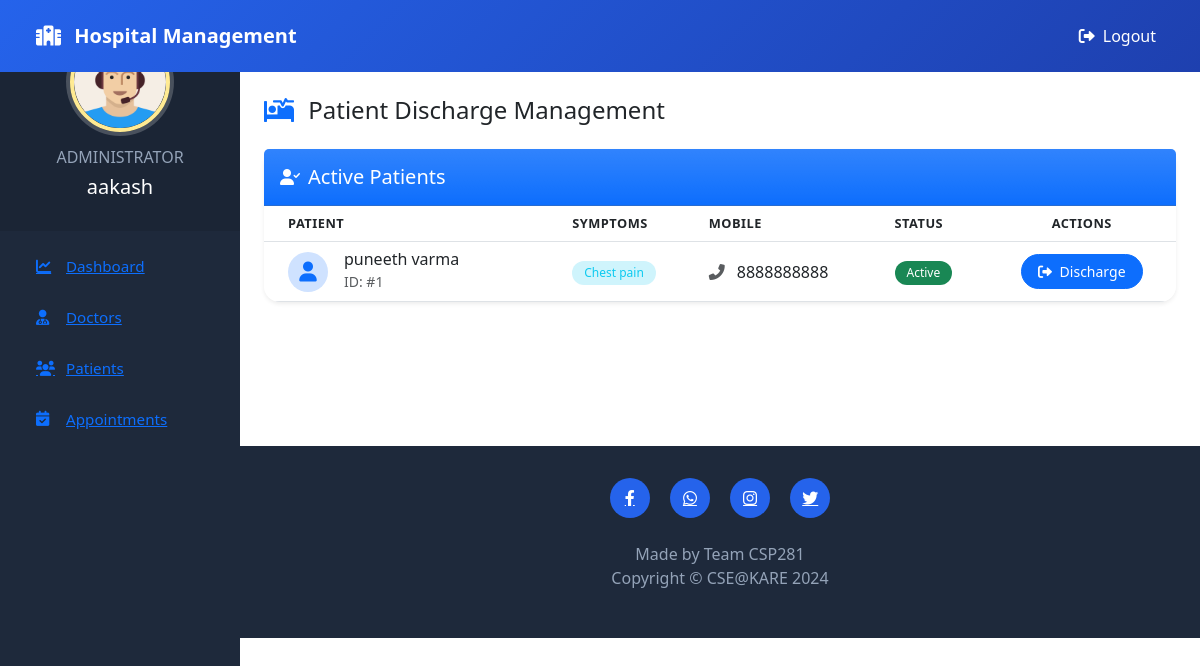
Page /admin-discharge-patient (signed in) on the earlier database version.
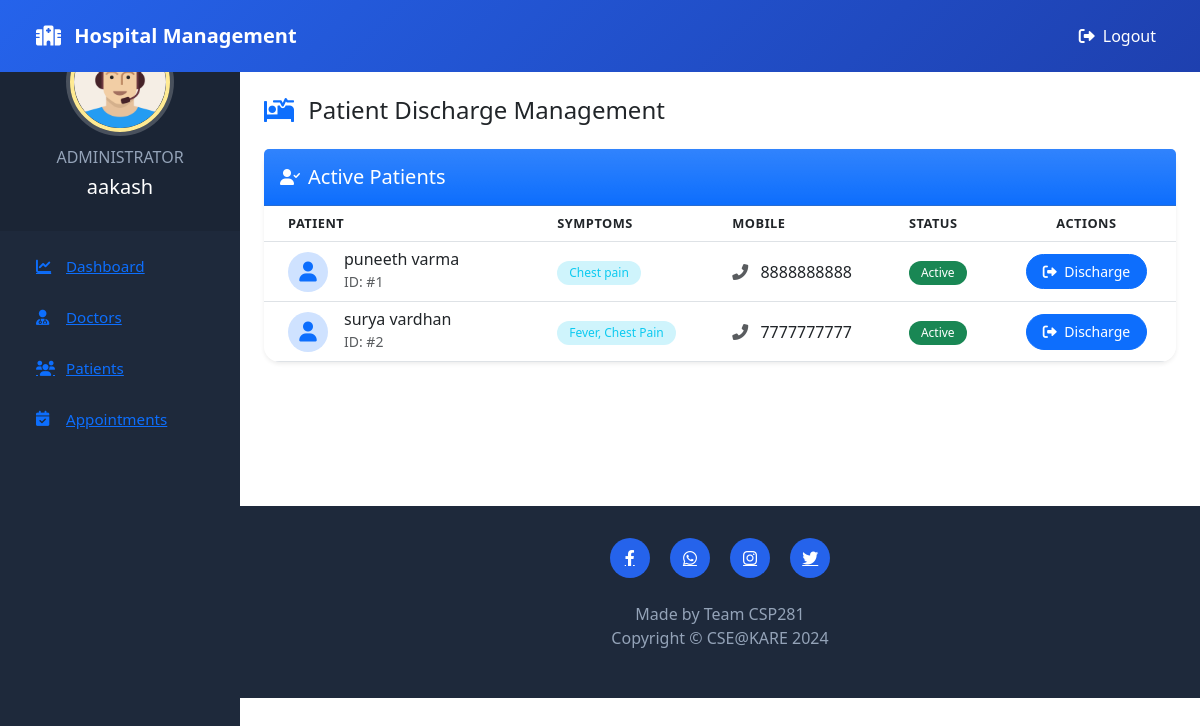
Same page on the later database version.
### hospital/models.py (models this page shows, shortened)
class Patient(models.Model):
    user=models.OneToOneField(User,on_delete=models.CASCADE)
    profile_pic= models.ImageField(upload_to='profile_pic/PatientProfilePic/',null=True,blank=True)
    address = models.CharField(max_length=40)
    mobile = models.CharField(max_length=20,null=False)
    symptoms = models.CharField(max_length=100,null=False)
    assignedDoctorId = models.PositiveIntegerField(null=True)
    admitDate=models.DateField(auto_now=True)
    status=models.BooleanField(default=False)
    @property
    def get_name(self):
        return self.user.first_name+" "+self.user.last_name

### hospital/views.py (the view)
# urls.py: path('admin-discharge-patient', views.admin_discharge_patient_view,name='admin-discharge-patient'),
@login_required(login_url='adminlogin')
@user_passes_test(is_admin)
def admin_discharge_patient_view(request):
    patients=models.Patient.objects.all().filter(status=True)
    return render(request,'hospital/admin_discharge_patient.html',{'patients':patients})

### hospital/views.py (called while the page is built)
def is_admin(user):
    return user.groups.filter(name='ADMIN').exists()

### templates/hospital/admin_discharge_patient.html (shortened to what this page needs)
{% extends 'hospital/admin_base.html' %}
{% block content %}
<div class="container py-4">
    <div class="d-flex justify-content-between align-items-center mb-4">
        <h4 class="mb-0">
            <i class="fas fa-procedures text-primary me-2"></i>
            Patient Discharge Management
        </h4>
    </div>
    <div class="card border-0 shadow-sm">
        <div class="card-header bg-primary bg-gradient text-white py-3">
            <div class="d-flex align-items-center">
                <i class="fas fa-user-check me-2"></i>
                <h5 class="card-title mb-0">Active Patients</h5>
            </div>
        </div>
        <div class="card-body p-0">
            <div class="table-responsive">
                <table class="table table-hover align-middle mb-0">
                    <thead class="bg-light">
                        <tr>
                            <th class="px-4">Patient</th>
                            <th>Symptoms</th>
                            <th>Mobile</th>
                            <th>Status</th>
                            <th class="text-center">Actions</th>
                        </tr>
                    </thead>
                    <tbody>
                        {% for p in patients %}
                        <tr>
                            <td class="px-4">
                                <div class="d-flex align-items-center">
                                    <div class="avatar-sm bg-primary-subtle rounded-circle me-3">
                                        <i class="fas fa-user text-primary"></i>
                                    </div>
                                    <div>
                                        <h6 class="mb-0">{{p.get_name}}</h6>
                                        <small class="text-muted">ID: #{{p.id}}</small>
                                    </div>
                                </div>
                            </td>
                            <td>
                                <span class="badge bg-info-subtle text-info rounded-pill">
                                    {{p.symptoms}}
                                </span>
                            </td>
                            <td>
                                <i class="fas fa-phone-alt text-muted me-2"></i>
                                {{p.mobile}}
                            </td>
                            <td>
                                <span class="badge bg-success rounded-pill">Active</span>
                            </td>
                            <td class="text-center">
                                <a href="{% url 'discharge-patient' p.id %}"
                                   class="btn btn-primary btn-sm rounded-pill px-3"
                                   data-bs-toggle="tooltip"
                                   title="Discharge Patient">
                                    <i class="fas fa-sign-out-alt me-1"></i>
                                    Discharge
                                </a>
                            </td>
                        </tr>
                        {% endfor %}
                    </tbody>
                </table>
            </div>
        </div>
    </div>
</div>
{% endblock content %}

Differences in the rows shown:
now on this page (row edited): Patient: get_name "surya vardhan", id "2", symptoms "Fever, Chest Pain", mobile "7777777777"
